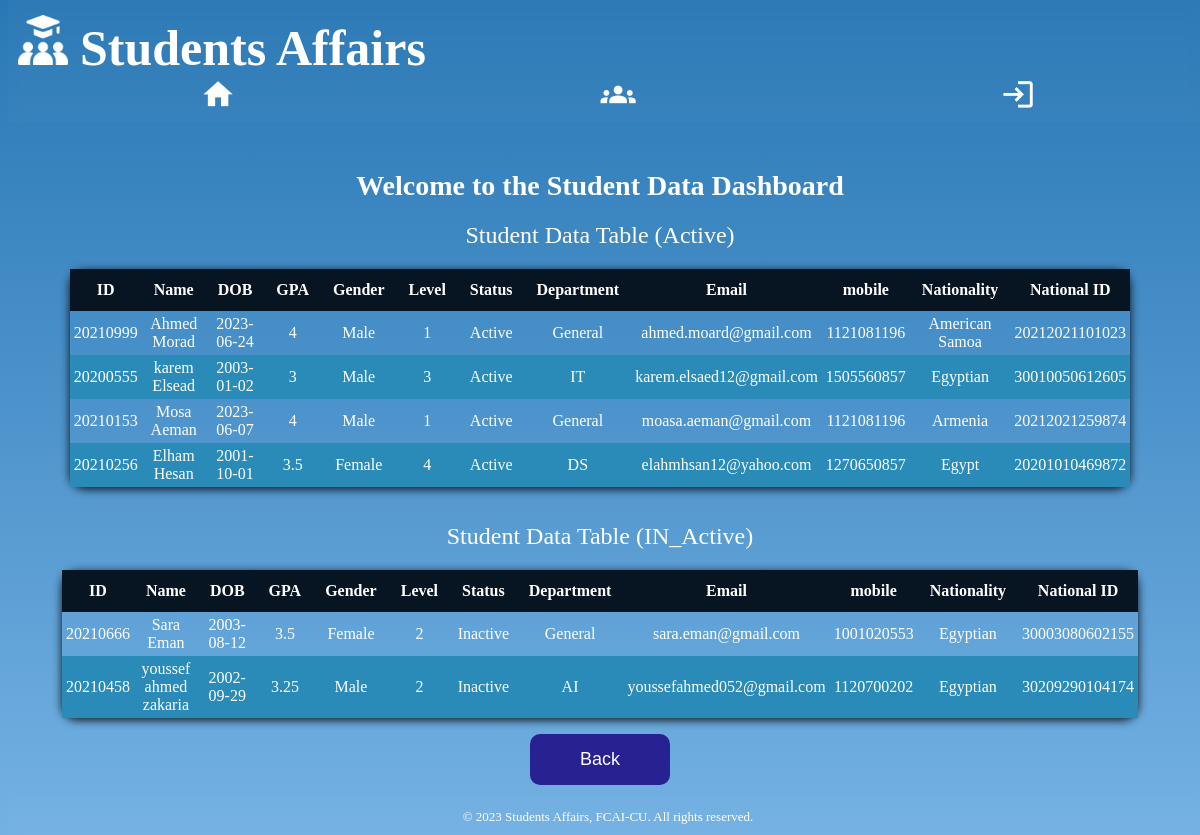
The app's page /in_acitve_student, older data.
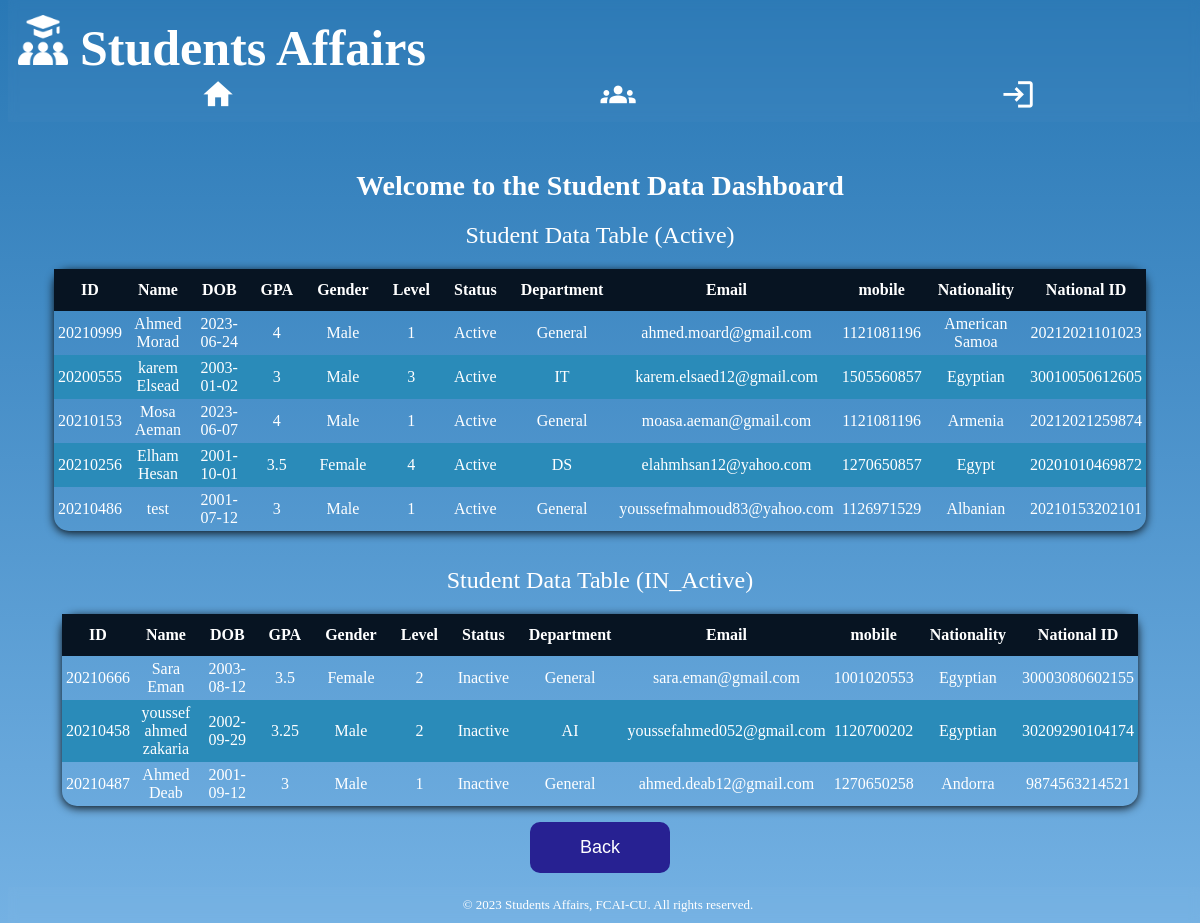
The same page, newer data.
### student/models.py (models this page shows, shortened)
class Data_Student(models.Model):
    StuID = models.IntegerField()
    StuName = models.CharField(max_length=255)
    DOB = models.CharField(max_length=255)
    GPA = models.CharField(max_length=255)
    Gender = models.CharField(max_length=255)
    level = models.IntegerField()
    Status = models.CharField(max_length=255)
    Department = models.CharField(max_length=255)
    Email = models.CharField(max_length=255)
    Mobile = models.IntegerField()
    Nationality = models.CharField(max_length=255)
    NationalityID = models.IntegerField(null=True)

### student/views.py (the view)
# urls.py: path('in_acitve_student', views.In_AcitveStudent, name ='In_AcitveStudent'),
def In_AcitveStudent(request):
    stds_data = Data_Student.objects.all()
    context = {
        'stds_data': stds_data,
    }
    return render(request, 'In_AcitveStudent.html', context)

### student/templates/In_AcitveStudent.html
{% extends 'base.html'%}
{% load static %}
{% block content %}
<h2>Welcome to the Student Data Dashboard</h2>
<main>
	<section>
		<table class="std-table">
			<caption>Student Data Table (Active)</caption>
			<thead>
				<tr>
					<th>ID</th>
					<th>Name</th>
					<th>DOB</th>
					<th>GPA</th>
					<th>Gender</th>
					<th>Level</th>
					<th>Status</th>
					<th>Department</th>
					<th>Email</th>
					<th>mobile</th>
					<th>Nationality</th>
					<th>National ID</th>
				</tr>
			</thead>
			<tbody class="active-stds">
				{% for record in stds_data %}
				{% if record.Status == "Active" %}
				<tr>
					<td>
						{{ record.StuID }}
					</td>
					<td>
						{{ record.StuName }}
					</td>
					<td>
						{{ record.DOB }}
					</td>
					<td>
						{{ record.GPA }}
					</td>
					<td>
						{{ record.Gender }}
					</td>
					<td>
						{{ record.level }}
					</td>
					<td>
						{{ record.Status }}
					</td>
					<td>
						{{ record.Department }}
					</td>
					<td>
						{{ record.Email }}
					</td>
					<td>
						{{ record.Mobile }}
					</td>
					<td>
						{{ record.Nationality }}
					</td>
					<td>
						{{ record.NationalityID }}
					</td>
				</tr>
				{% endif %}
				{% endfor %}
			</tbody>
		</table>
	</section>
	<section>
		<table class="std-table">
			<caption>Student Data Table (IN_Active)</caption>
			<thead>
				<tr>
					<th>ID</th>
					<th>Name</th>
					<th>DOB</th>
					<th>GPA</th>
					<th>Gender</th>
					<th>Level</th>
					<th>Status</th>
					<th>Department</th>
					<th>Email</th>
					<th>mobile</th>
					<th>Nationality</th>
					<th>National ID</th>
				</tr>
			</thead>
			<tbody class="in-active-stds">
				{% for record in stds_data %}
				{% if record.Status == "Inactive" %}
				<tr>
					<td>
						{{ record.StuID }}
					</td>
					<td>
						{{ record.StuName }}
					</td>
					<td>
						{{ record.DOB }}
					</td>
					<td>
						{{ record.GPA }}
					</td>
					<td>
						{{ record.Gender }}
					</td>
					<td>
						{{ record.level }}
					</td>
					<td>
						{{ record.Status }}
					</td>
					<td>
						{{ record.Department }}
					</td>
					<td>
						{{ record.Email }}
					</td>
					<td>
						{{ record.Mobile }}
					</td>
					<td>
						{{ record.Nationality }}
					</td>
					<td>
						{{ record.NationalityID }}
					</td>
				</tr>
				{% endif %}
				{% endfor %}
			</tbody>
		</table>
		<div class="back">
			<a href="/dash_board"><button>Back</button></a>
		</div>
	</section>
</main>
{% endblock content %}

Row changes from the older to the newer data that the page shows:
added Data_Student: StuID "20210486", StuName "test", DOB "2001-07-12", GPA "3", Gender "Male", level "1", Status "Active", Department "General", Email "youssefmahmoud83@yahoo.com", Mobile "1126971529", Nationality "Albanian", NationalityID "20210153202101", shown under "Student Data Table (Active)"
added Data_Student: StuID "20210487", StuName "Ahmed Deab", DOB "2001-09-12", GPA "3", Gender "Male", level "1", Status "Inactive", Department "General", Email "ahmed.deab12@gmail.com", Mobile "1270650258", Nationality "Andorra", NationalityID "9874563214521", shown under "Student Data Table (IN_Active)"
